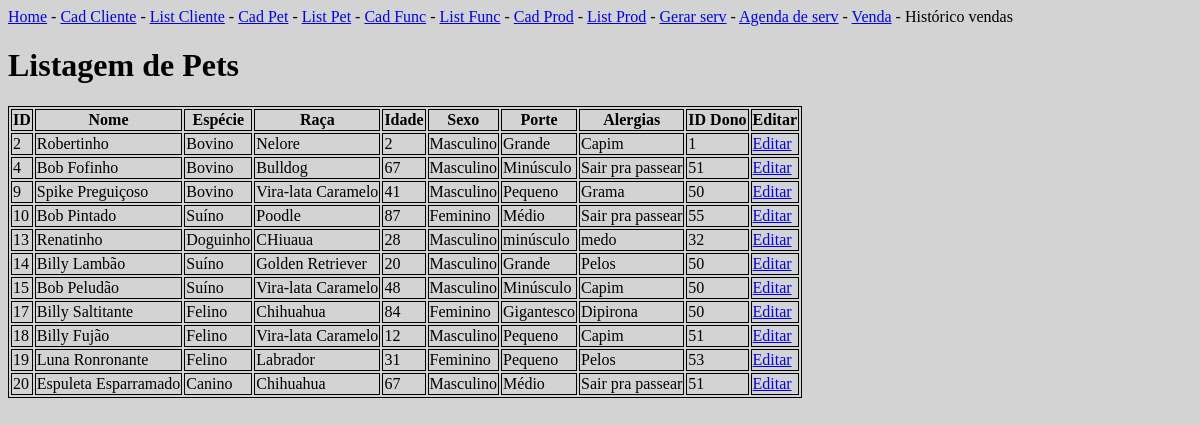
/listarPets/, run on an earlier commit of the app's database.
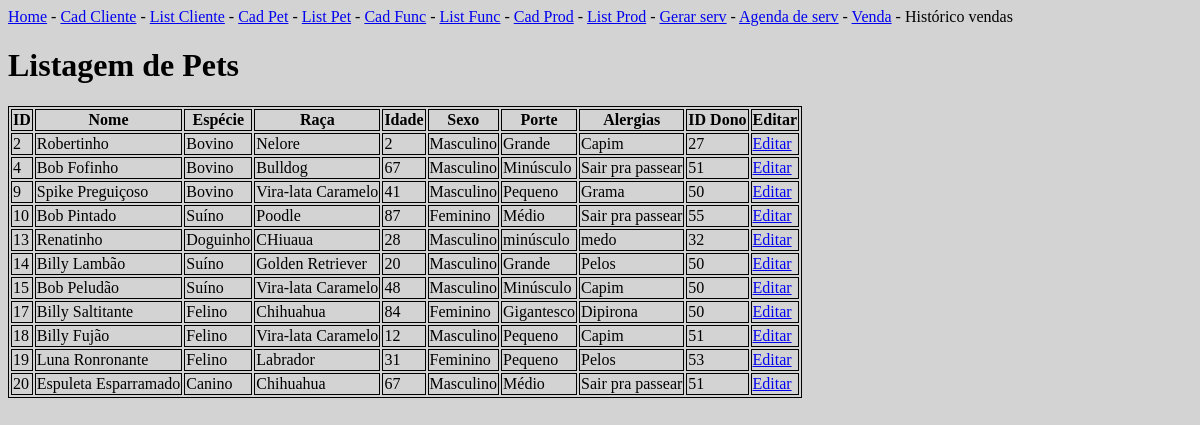
And on a later commit of the database.
### appPetPlanet/models.py (models this page shows)
class Pet(models.Model):
    id_pet = models.AutoField(primary_key=True)
    nome = models.TextField()
    especie = models.TextField()
    raca = models.TextField()
    idade = models.TextField()
    sexo = models.TextField()
    porte = models.TextField()
    alergias = models.TextField()
    id_dono = models.IntegerField(default=1)

### appPetPlanet/views.py (the view)
# urls.py: path('listarPets/', views.listarPets, name='listarPets'),
def listarPets(request):
    pets = {
        'pets': Pet.objects.all()
    }
    return render(request, 'pet/listarPets.html', pets)

### appPetPlanet/templates/pet/listarPets.html
{% extends 'navBar.html' %}
{% block conteudo %}
<div class="container">
    <h1>Listagem de Pets</h1>
    <table class="table table-bordered table-striped">
        <tr>
            <th>ID</th>
            <th>Nome</th>
            <th>Espécie</th>
            <th>Raça</th>
            <th>Idade</th>
            <th>Sexo</th>
            <th>Porte</th>
            <th>Alergias</th>
            <th>ID Dono</th>
            <th>Editar</th>
        </tr>
        {% for pet in pets %}
        <tr>
            <td>{{pet.id_pet}}</td>
            <td>{{pet.nome}}</td>
            <td>{{pet.especie}}</td>
            <td>{{pet.raca}}</td>
            <td>{{pet.idade}}</td>
            <td>{{pet.sexo}}</td>
            <td>{{pet.porte}}</td>
            <td>{{pet.alergias}}</td>
            <td>{{pet.id_dono}}</td>
            <td><a href="{% url 'infoPet' %}{{pet.id_pet}}">Editar</a></td>
        </tr>
        {% endfor %}
    </table>
</div>
{% endblock %}

What changed in the data, as far as the page shows it:
changed Pet "Robertinho": id_dono "1" → "27"
